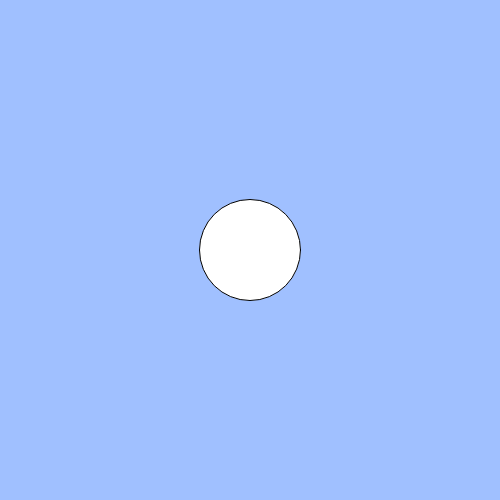
Frame 1 (no input)
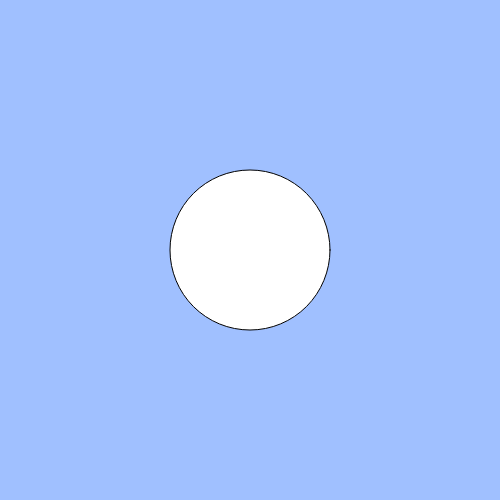
Frame 60 (no input)
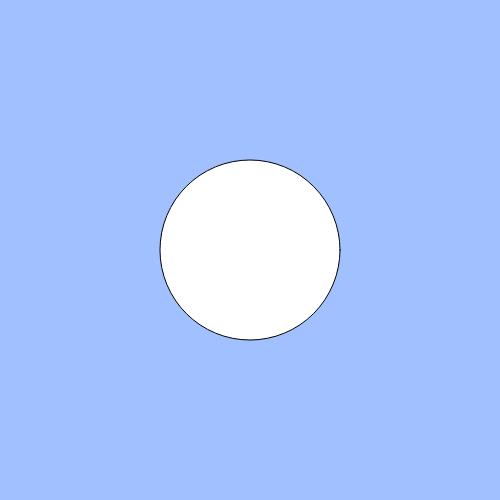
Frame 120 (the mouse pressed at the canvas centre since frame 60)

The p5.js sketch that drew these frames (run headless with seeded random() and noise() and a simulated clock; from frame 60 on, the mouse is pressed at the canvas centre):

// p5.js sketch
// ── sketch.js
// 練習問題「心臓の鼓動のように大きくなったり小さくなったりする円」
let count;
let cycle;

function setup(){
  createCanvas(500, 500);
  count = 0;
  cycle = 200;
}
function windowResized(){ // ウィンドウがリサイズされるたびにこの関数が自動的に実行される
  resizeCanvas(windowWidth, windowHeight); // キャンバスをリサイズする（createCanvasではないので注意）
}

function draw(){
  background(160, 192, 255);
  count = (count + 1) % cycle;   //原型　余りであるからサイクルは200であることに留意
 //count = (count + 1 ); //カウントを1秒ずつ増やしていってあまりで分類
  // BLANK[1]

  if(count < 100){
    ellipse(width / 2, height / 2, count+100);
    }
  else{
    ellipse(width / 2, height / 2, 200-(count-100)); //count=100の時に半径は200になる

  }

//  ellipse(width / 2, height / 2, size);　//原型

}
